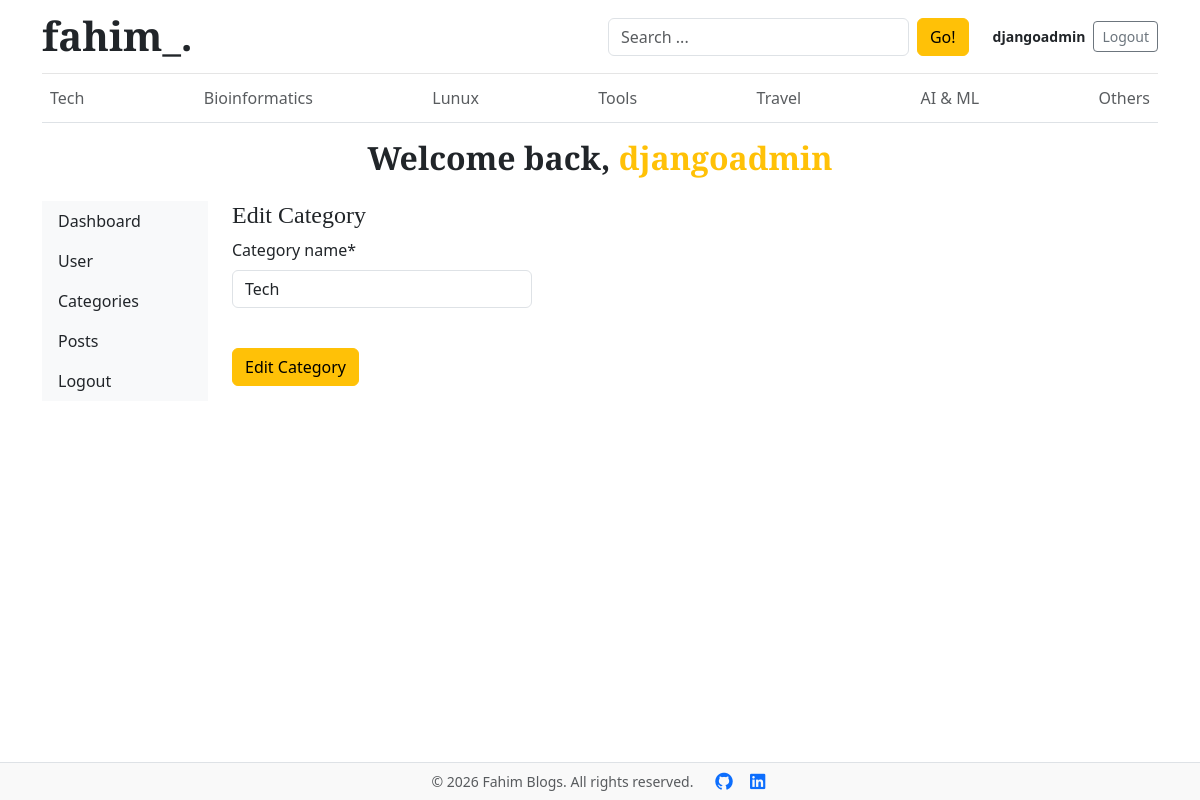
The app's page /dashboard/categories/edit/1/ (signed in) with its own data.
### blogs/models.py (models this page shows, shortened)
class Category(models.Model):
    category_name = models.CharField(max_length=50, unique=True)
    created_at = models.DateTimeField(auto_now_add=True)
    updated_at = models.DateTimeField(auto_now=True)
    class Meta:
        verbose_name_plural = 'categories'

### dashboards/views.py (the view)
# urls.py: path('categories/edit/<int:pk>/', views.edit_category, name='edit_category'),
@login_required(login_url='login')
def edit_category(request,pk):
    category = get_object_or_404(Category,pk=pk)
    if request.method == "POST":
        form = Category_form(request.POST, instance=category)
        if form.is_valid():
            form.save()
            return redirect('categories')
    form = Category_form(instance=category)
    context = {
        'category_form':form,
        'category':category,
    }
    return render(request, 'dashboard/edit_category.html',context=context)

### dashboards/forms.py
class Category_form(forms.ModelForm):
    class Meta:
        model = Category
        fields = '__all__'

### blogs/context_processors.py (called while the page is built)
def get_categories(request):
    categories = Category.objects.all()
    return dict(categories=categories)

def get_social_link(request):
    social_links = SocialLink.objects.all()
    return dict(social_links = social_links)

### templates/dashboard/edit_category.html (shortened to what this page needs)
{% extends "base.html" %}
{% block content %}
{% load crispy_forms_tags %}
<div class="row">
    {% include "dashboard/sidebar.html" %}
    <div class="col-md-10">
        <h4>Edit Category</h4>
        <form action="{% url 'edit_category' category.id %}" method="POST" style="width: 300px;">
            {{ category_form | crispy }} <br>
            <button type="submit" class="btn btn-warning">Edit Category</button>
        </form>
    </div>
</div>
{% endblock content %}

### templates/base.html (shortened to what this page needs)
{% load static %}
<!DOCTYPE html>
<html lang="en">
<head>
    <link href="https://cdn.jsdelivr.net/npm/bootstrap@5.3.8/dist/css/bootstrap.min.css" rel="stylesheet"
>
    <link rel="stylesheet" href="https://cdnjs.cloudflare.com/ajax/libs/font-awesome/7.0.1/css/all.min.css">
    <link href="{% static 'css/blog.css' %}" rel="stylesheet">
</head>
<body class="d-flex flex-column min-vh-100">
<div class="container flex-grow-1">
    <header class="blog-header py-3">
        <div class="row align-items-center justify-content-between flex-wrap flex-md-nowrap g-3">
            <div class="col-12 col-md-6 text-center text-md-start">
                <a class="blog-header-logo text-dark text-decoration-none fs-1 fw-bold" href="/">fahim_.</a>
            </div>
            <div class="col-6 col-md-auto flex-grow-1">
                <form action="{% url 'search' %}" method="GET" class="d-flex">
                    <input class="form-control" type="text" name="keyword" value="{{ keyword }}"
                           placeholder="Search ..." aria-label="Search">
                    <button type="submit" class="btn btn-warning ms-2">Go!</button>
                </form>
            </div>
            <div class="col-6 col-md-auto d-flex justify-content-end align-items-center ps-3">
                {% if not user.is_authenticated %}
                    <a class="btn btn-sm btn-warning me-2" href="{% url 'login' %}">Login</a>
                    <a class="btn btn-sm btn-outline-secondary" href="{% url 'register' %}">Register</a>
                {% else %}
                    <a href="{% url 'dashboard' %}" class="text-dark text-decoration-none fw-bold small me-2 user-name">
                        {{ user.username }}
                    </a>
                    <a class="btn btn-sm btn-outline-secondary" href="{% url 'logout' %}">Logout</a>
                {% endif %}
            </div>
        </div>
    </header>
    <nav class="py-1 mb-3 border-bottom">
        <div class="nav d-flex justify-content-between flex-nowrap overflow-auto">
            {% for category in categories %}
                <a class="p-2 text-muted text-decoration-none"
                   href="{% url 'posts_by_category' category.id %}">
                    {{ category.category_name }}
                </a>
            {% endfor %}
        </div>
    </nav>
    <main>
        {% block content %}
        {% endblock %}
    </main>
</div>
<footer class="blog-footer py-2 mt-5 border-top text-center">
    <p class="mb-0 text-muted small">
        &copy; {% now "Y" %} Fahim Blogs. All rights reserved.
        <a href="https://github.com/t-fahim" target="_blank" class="text-decoration-none ms-3">
        </a>
        <a href="https://www.linkedin.com/in/tamim-fahim" target="_blank" class="text-decoration-none ms-2">
        </a>
    </p>
</footer>
</body>
</html>

### templates/dashboard/sidebar.html
<h2 class="fw-bold text-center mb-4">
    Welcome back, <span class="text-warning">{{ user }}</span>
</h2>
<div class="col-md-2">
    <div class="nav flex-column nav-pills bg-light" aria-orientation="vertical">
        <a href="{% url 'dashboard' %}" class="nav-link text-dark {% if request.resolver_match.url_name == 'dashboard' %}bg-warning{% endif %}">
            Dashboard
        </a>
        {% if perms.auth.view_user %}
        <a href="{% url 'users' %}" class="nav-link text-dark {% if request.resolver_match.url_name == 'users' %}bg-warning{% endif %}">
            User
        </a>
        {% endif %}
        <a href="{% url 'categories' %}"class="nav-link text-dark {% if request.resolver_match.url_name == 'categories' %}bg-warning{% endif %}">
            Categories
        </a>
        <a href="{% url 'posts' %}" class="nav-link text-dark {% if request.resolver_match.url_name == 'posts' %}bg-warning{% endif %}">
            Posts
        </a>
        <a href="{% url 'logout' %}"class="nav-link text-dark {% if request.resolver_match.url_name == 'logout' %}bg-warning{% endif %}">
            Logout
        </a>
    </div>
</div>

### blog_main/static/css/blog.css (style rules this page uses)
.blog-header { border-bottom: 1px solid #e5e5e5; }
.blog-header-logo { font-family: "Playfair Display", Georgia, "Times New Roman", serif; font-size: 2.5rem; font-weight: 900; line-height: 1; }
h1, h2, h3, h4, h5, h6 { font-family: "Playfair Display", Georgia, "Times New Roman", serif; }
body { display: flex; flex-direction: column; min-height: 100vh; margin: 0; }
.container { flex: 1; }
.blog-footer { padding: 0.75rem 0; color: #727272; text-align: center; background-color: #f9f9f9; border-top: 0.07rem solid #e5e5e5; }
.blog-footer p:last-child { margin-bottom: 0; }

### records on screen
Category: category_name "Tech"
Category: category_name "Bioinformatics"
Category: category_name "Lunux"
Category: category_name "Tools"
Category: category_name "Travel"
Category: category_name "AI & ML"
Category: category_name "Others"

### other values on screen
{{ user.username }} "djangoadmin"
{{ user }} "djangoadmin"
